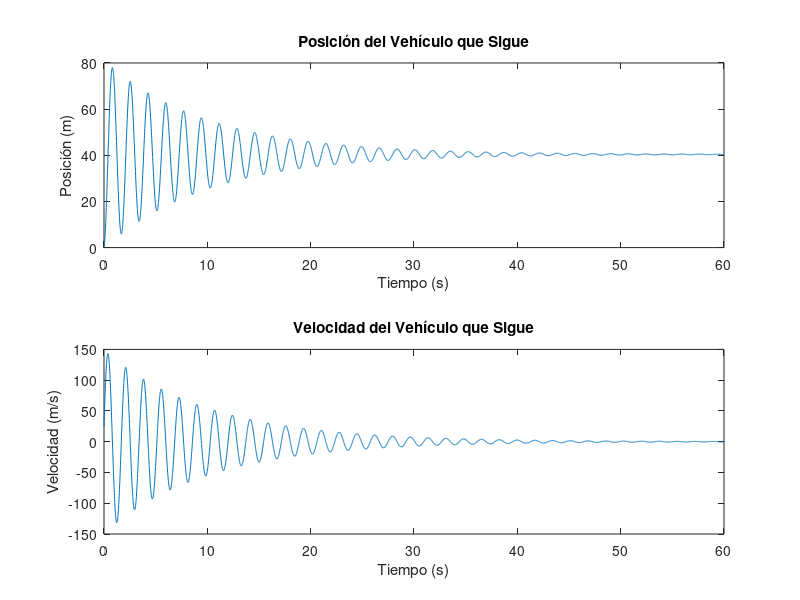

This chart was generated by the following MATLAB code:
function simular_choque
    % Define los parámetros del sistema
    m = 1500; % masa del vehículo (kg)
    c = 300; % coeficiente de amortiguación (N.s/m)
    k = 20000; % constante del resorte (N/m)

    % Define la velocidad y el comportamiento del vehículo líder
    leader_speed = 40; % velocidad inicial del vehículo líder (m/s)
    leader_acceleration = 5; % aceleración del vehículo líder (m/s^2)

    % Define los parámetros del vehículo que sigue al líder
    tipo_vehiculo = {'carro', 'camión', 'autobús', 'motocicleta'};
    probabilidad_tipo = [0.3, 0.1, 0.1, 0.5];
    vehiculo = randsample(tipo_vehiculo, 1, true, probabilidad_tipo);

    if strcmp(vehiculo, 'carro')
        l = 3;
        s0 = 3;
        v_max = 20;
        a_max = 5;
        b_max = 10;
    elseif strcmp(vehiculo, 'camión')
        l = 5;
        s0 = 5;
        v_max = 15;
        a_max = 4;
        b_max = 8;
    elseif strcmp(vehiculo, 'autobús')
        l = 5;
        s0 = 4;
        v_max = 20;
        a_max = 6;
        b_max = 12;
    elseif strcmp(vehiculo, 'motocicleta')
        l = 2;
        s0 = 2;
        v_max = 25;
        a_max = 7;
        b_max = 20;
    end

    % Define la posición inicial y la velocidad del vehículo que sigue
    x0 = 0; % posición inicial (m)
    v0 = v_max; % velocidad inicial (m/s)

    % Establece las opciones para el solucionador de EDO
    options = odeset('RelTol', 1e-6, 'AbsTol', 1e-9);

    % Define la función para la dinámica del vehículo
    function dxdt = vehicle_dynamics(t, x, m, c, k, leader_speed, leader_acceleration)
        dxdt = zeros(2,1);
        dxdt(1) = x(2);
        dxdt(2) = -(c * x(2) + k * (x(1) - leader_speed)) / m + leader_acceleration;
    end

    % Resuelve las ecuaciones diferenciales
    [t, x] = ode45(@(t, x) vehicle_dynamics(t, x, m, c, k, leader_speed, leader_acceleration), [0 60], [x0 v0], options);

    % Grafica los resultados
    figure;
    subplot(2,1,1);
    plot(t, x(:,1));
    title('Posición del Vehículo que Sigue');
    xlabel('Tiempo (s)');
    ylabel('Posición (m)');
    subplot(2,1,2);
    plot(t, x(:,2));
    title('Velocidad del Vehículo que Sigue');
    xlabel('Tiempo (s)');
    ylabel('Velocidad (m/s)');
end
